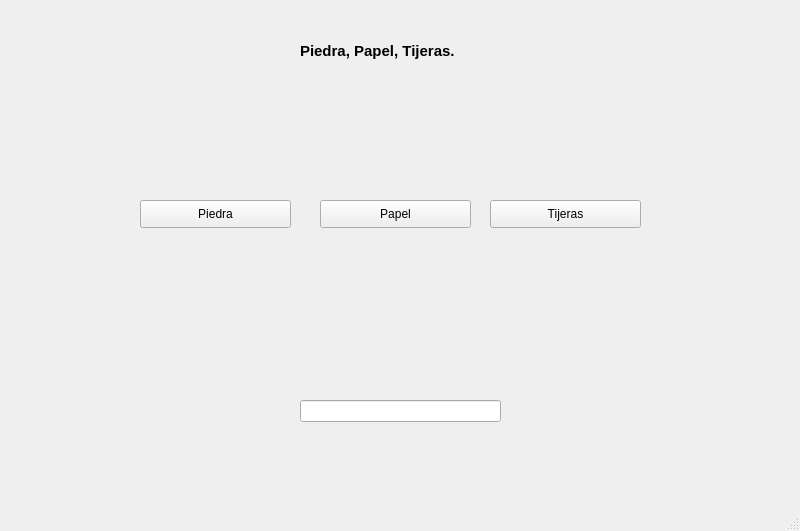
<?xml version="1.0" encoding="UTF-8"?>
<ui version="4.0">
 <class>MainWindow</class>
 <widget class="QMainWindow" name="MainWindow">
  <property name="geometry">
   <rect>
    <x>0</x>
    <y>0</y>
    <width>800</width>
    <height>531</height>
   </rect>
  </property>
  <property name="windowTitle">
   <string>MainWindow</string>
  </property>
  <widget class="QWidget" name="centralwidget">
   <widget class="QLabel" name="Imagen_Tijeras">
    <property name="geometry">
     <rect>
      <x>510</x>
      <y>100</y>
      <width>101</width>
      <height>81</height>
     </rect>
    </property>
    <property name="styleSheet">
     <string notr="true"/>
    </property>
    <property name="text">
     <string/>
    </property>
    <property name="pixmap">
     <pixmap resource="../../archivos/recursos.qrc">:/Logos/Tijeras.jpg</pixmap>
    </property>
    <property name="scaledContents">
     <bool>true</bool>
    </property>
   </widget>
   <widget class="QLabel" name="Eleccion_Usuario">
    <property name="geometry">
     <rect>
      <x>230</x>
      <y>250</y>
      <width>101</width>
      <height>81</height>
     </rect>
    </property>
    <property name="styleSheet">
     <string notr="true"/>
    </property>
    <property name="text">
     <string/>
    </property>
    <property name="pixmap">
     <pixmap resource="../../archivos/recursos.qrc">:/Ejercicios/nata.jpg</pixmap>
    </property>
    <property name="scaledContents">
     <bool>true</bool>
    </property>
   </widget>
   <widget class="QPushButton" name="btn_Piedra">
    <property name="geometry">
     <rect>
      <x>140</x>
      <y>200</y>
      <width>151</width>
      <height>28</height>
     </rect>
    </property>
    <property name="text">
     <string>Piedra</string>
    </property>
   </widget>
   <widget class="QLabel" name="Imagen_Papel">
    <property name="geometry">
     <rect>
      <x>350</x>
      <y>100</y>
      <width>101</width>
      <height>81</height>
     </rect>
    </property>
    <property name="styleSheet">
     <string notr="true"/>
    </property>
    <property name="text">
     <string/>
    </property>
    <property name="pixmap">
     <pixmap resource="../../archivos/recursos.qrc">:/Logos/Papel.jpg</pixmap>
    </property>
    <property name="scaledContents">
     <bool>true</bool>
    </property>
   </widget>
   <widget class="QLineEdit" name="txt_Resultado">
    <property name="geometry">
     <rect>
      <x>300</x>
      <y>400</y>
      <width>201</width>
      <height>22</height>
     </rect>
    </property>
   </widget>
   <widget class="QLabel" name="label_6">
    <property name="geometry">
     <rect>
      <x>300</x>
      <y>40</y>
      <width>201</width>
      <height>21</height>
     </rect>
    </property>
    <property name="font">
     <font>
      <pointsize>11</pointsize>
      <weight>75</weight>
      <bold>true</bold>
     </font>
    </property>
    <property name="text">
     <string>Piedra, Papel, Tijeras.</string>
    </property>
   </widget>
   <widget class="QLabel" name="Imagen_Piedra">
    <property name="geometry">
     <rect>
      <x>160</x>
      <y>100</y>
      <width>101</width>
      <height>81</height>
     </rect>
    </property>
    <property name="styleSheet">
     <string notr="true"/>
    </property>
    <property name="text">
     <string/>
    </property>
    <property name="pixmap">
     <pixmap resource="../../archivos/recursos.qrc">:/Logos/Piedra.jpg</pixmap>
    </property>
    <property name="scaledContents">
     <bool>true</bool>
    </property>
   </widget>
   <widget class="QPushButton" name="btn_Papel">
    <property name="geometry">
     <rect>
      <x>320</x>
      <y>200</y>
      <width>151</width>
      <height>28</height>
     </rect>
    </property>
    <property name="text">
     <string>Papel</string>
    </property>
   </widget>
   <widget class="QPushButton" name="btn_Tijeras">
    <property name="geometry">
     <rect>
      <x>490</x>
      <y>200</y>
      <width>151</width>
      <height>28</height>
     </rect>
    </property>
    <property name="text">
     <string>Tijeras</string>
    </property>
   </widget>
   <widget class="QLabel" name="Eleccion_Computadora">
    <property name="geometry">
     <rect>
      <x>450</x>
      <y>250</y>
      <width>101</width>
      <height>81</height>
     </rect>
    </property>
    <property name="styleSheet">
     <string notr="true"/>
    </property>
    <property name="text">
     <string/>
    </property>
    <property name="pixmap">
     <pixmap resource="../../archivos/recursos.qrc">:/Ejercicios/nata.jpg</pixmap>
    </property>
    <property name="scaledContents">
     <bool>true</bool>
    </property>
   </widget>
   <widget class="QLabel" name="label">
    <property name="geometry">
     <rect>
      <x>10</x>
      <y>10</y>
      <width>141</width>
      <height>61</height>
     </rect>
    </property>
    <property name="text">
     <string/>
    </property>
    <property name="pixmap">
     <pixmap resource="../../archivos/recursos.qrc">:/Ejercicios/escudo_imagotipoUAT.png</pixmap>
    </property>
    <property name="scaledContents">
     <bool>true</bool>
    </property>
   </widget>
   <widget class="QLabel" name="label_2">
    <property name="geometry">
     <rect>
      <x>650</x>
      <y>10</y>
      <width>131</width>
      <height>81</height>
     </rect>
    </property>
    <property name="text">
     <string/>
    </property>
    <property name="pixmap">
     <pixmap resource="../../archivos/recursos.qrc">:/Ejercicios/fians.png</pixmap>
    </property>
    <property name="scaledContents">
     <bool>true</bool>
    </property>
   </widget>
   <widget class="QLabel" name="label_3">
    <property name="geometry">
     <rect>
      <x>680</x>
      <y>370</y>
      <width>111</width>
      <height>111</height>
     </rect>
    </property>
    <property name="text">
     <string/>
    </property>
    <property name="pixmap">
     <pixmap resource="../../archivos/recursos.qrc">:/Ejercicios/56f38-batman-logo-png-transparent-free.png</pixmap>
    </property>
    <property name="scaledContents">
     <bool>true</bool>
    </property>
   </widget>
  </widget>
  <widget class="QMenuBar" name="menubar">
   <property name="geometry">
    <rect>
     <x>0</x>
     <y>0</y>
     <width>800</width>
     <height>21</height>
    </rect>
   </property>
  </widget>
  <widget class="QStatusBar" name="statusbar"/>
 </widget>
 <resources>
  <include location="../../archivos/recursos.qrc"/>
 </resources>
 <connections/>
</ui>
